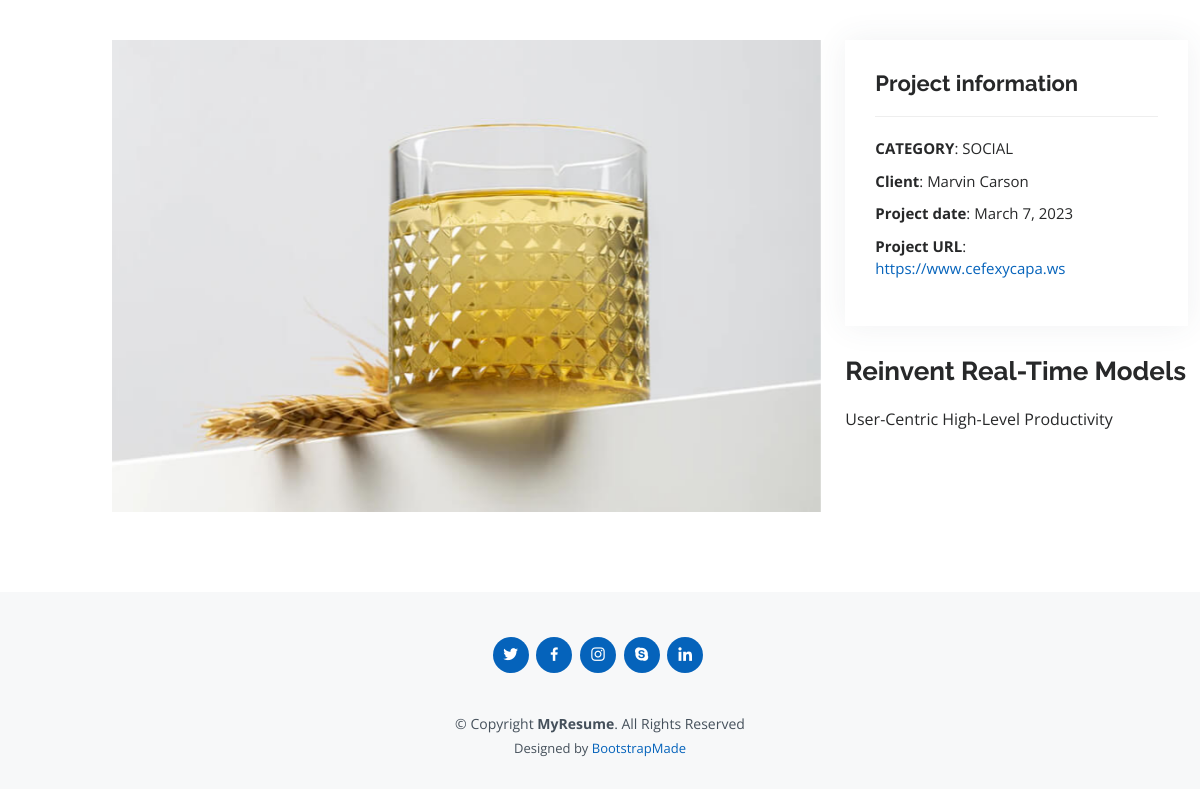
/portfolio/3/, run on the app's committed database.
### portfolio/models.py (models this page shows)
class PortFolio(models.Model):
    CATEGORY = (
        ('web','Web'),
        ('app','App'),
        ('logo','Logo'),
        ('social','Social Media'),
    )
    project_name = models.CharField(max_length=100)
    project_type = models.CharField(max_length=100, choices= CATEGORY)
    client_name = models.CharField(max_length=250)
    project_date = models.DateField()
    project_url = models.URLField()
    title = models.CharField(max_length=250)
    description = models.TextField()
    image = models.ImageField(upload_to='portfolio/images/')

### myportfolio/views.py (the view)
# urls.py: path("portfolio/<int:pk>/", PortFolioDetailView.as_view(), name="portfolio_detail"),
class PortFolioDetailView(DetailView):
    model = PortFolio
    queryset = PortFolio.objects.all()
    template_name = "portfolio-details.html"

### templates/portfolio-details.html (shortened to what this page needs)
{% load static %}
<!DOCTYPE html>
<html lang="en">
<head>
  <link href="{% static 'vendor/aos/aos.css' %}" rel="stylesheet">
  <link href="{% static 'vendor/bootstrap/css/bootstrap.min.css' %}" rel="stylesheet">
  <link href="{% static 'vendor/bootstrap-icons/bootstrap-icons.css' %}" rel="stylesheet">
  <link href="{% static 'vendor/boxicons/css/boxicons.min.css' %}" rel="stylesheet">
  <link href="{% static 'vendor/glightbox/css/glightbox.min.css' %}" rel="stylesheet">
  <link href="{% static 'vendor/swiper/swiper-bundle.min.css' %}" rel="stylesheet">
  <link href="{% static 'css/style.css' %}" rel="stylesheet">
</head>
<body>
  <main id="main">
    <section id="portfolio-details" class="portfolio-details">
      <div class="container">
        <div class="row gy-4">
          <div class="col-lg-8">
            <div class="portfolio-details-slider swiper">
              <div class="swiper-wrapper align-items-center">
                <div class="swiper-slide">
                  <img src="{{portfolio.image.url}}" alt="">
                </div>
              </div>
            </div>
          </div>
          <div class="col-lg-4">
            <div class="portfolio-info">
              <h3>Project information</h3>
              <ul>
                <li class="text-uppercase"><strong>Category</strong>: {{portfolio.project_type}}</li>
                <li><strong>Client</strong>: {{portfolio.project_name}}</li>
                <li><strong>Project date</strong>: {{portfolio.project_date}}</li>
                <li><strong>Project URL</strong>: <a href="#">{{portfolio.project_url}}</a></li>
              </ul>
            </div>
            <div class="portfolio-description">
              <h2>{{portfolio.title}}</h2>
              <p>
                {{portfolio.description}}
              </p>
            </div>
          </div>
        </div>
      </div>
    </section>
  </main>
  <footer id="footer">
    <div class="container">
      <div class="social-links">
        <a href="{{slink.twitter}}" class="twitter" target="_blank"><i class="bx bxl-twitter"></i></a>
        <a href="{{slink.facebook}}" class="facebook" target="_blank"><i class="bx bxl-facebook"></i></a>
        <a href="{{slink.instagram}}" class="instagram" target="_blank"><i class="bx bxl-instagram"></i></a>
        <a href="{{slink.skype}}" class="google-plus" target="_blank"><i class="bx bxl-skype"></i></a>
        <a href="{{slink.linkedin}}" class="linkedin" target="_blank"><i class="bx bxl-linkedin"></i></a>
      </div>
      <div class="copyright">
        &copy; Copyright <strong><span>MyResume</span></strong>. All Rights Reserved
      </div>
      <div class="credits">
        Designed by <a href="https://bootstrapmade.com/">BootstrapMade</a>
      </div>
    </div>
  </footer>
</body>
</html>

### static/css/style.css (style rules this page uses)
body { font-family: "Open Sans", sans-serif; color: #272829; }
a { color: #0563bb; text-decoration: none; }
h1, h2, h3, h4, h5, h6 { font-family: "Raleway", sans-serif; }
@media (min-width: 991px) { #main { margin-left: 100px; } }
section { padding: 60px 0; overflow: hidden; }
.portfolio-details { padding-top: 40px; }
.portfolio-details .portfolio-details-slider img { width: 100%; }
.portfolio-details .portfolio-info { padding: 30px; box-shadow: 0px 0 30px rgba(69, 80, 91, 0.08); }
.portfolio-details .portfolio-info h3 { font-size: 22px; font-weight: 700; margin-bottom: 20px; padding-bottom: 20px; border-bottom: 1px solid #eee; }
.portfolio-details .portfolio-info ul { list-style: none; padding: 0; font-size: 15px; }
.portfolio-details .portfolio-info ul li+li { margin-top: 10px; }
.portfolio-details .portfolio-description { padding-top: 30px; }
.portfolio-details .portfolio-description h2 { font-size: 26px; font-weight: 700; margin-bottom: 20px; }
.portfolio-details .portfolio-description p { padding: 0; }
#footer { background: #f7f8f9; color: #45505b; font-size: 14px; text-align: center; padding: 30px 0; }
#footer .social-links { margin: 0 0 40px 0; }
#footer .social-links a { font-size: 18px; display: inline-block; background: #0563bb; color: #fff; line-height: 1; padding: 8px 0; margin-right: 4px; border-radius: 50%; text-align: center; width: 36px; height: 36px; transition: 0.3s; }
#footer .copyright { margin: 0 0 5px 0; }
#footer .credits { font-size: 13px; }

### data on the page
PortFolio: image (picture), project_type "SOCIAL", project_name "Marvin Carson", project_date "March 7, 2023", project_url "https://www.cefexycapa.ws", title "Reinvent Real-Time Models", description "User-Centric High-Level Productivity"
